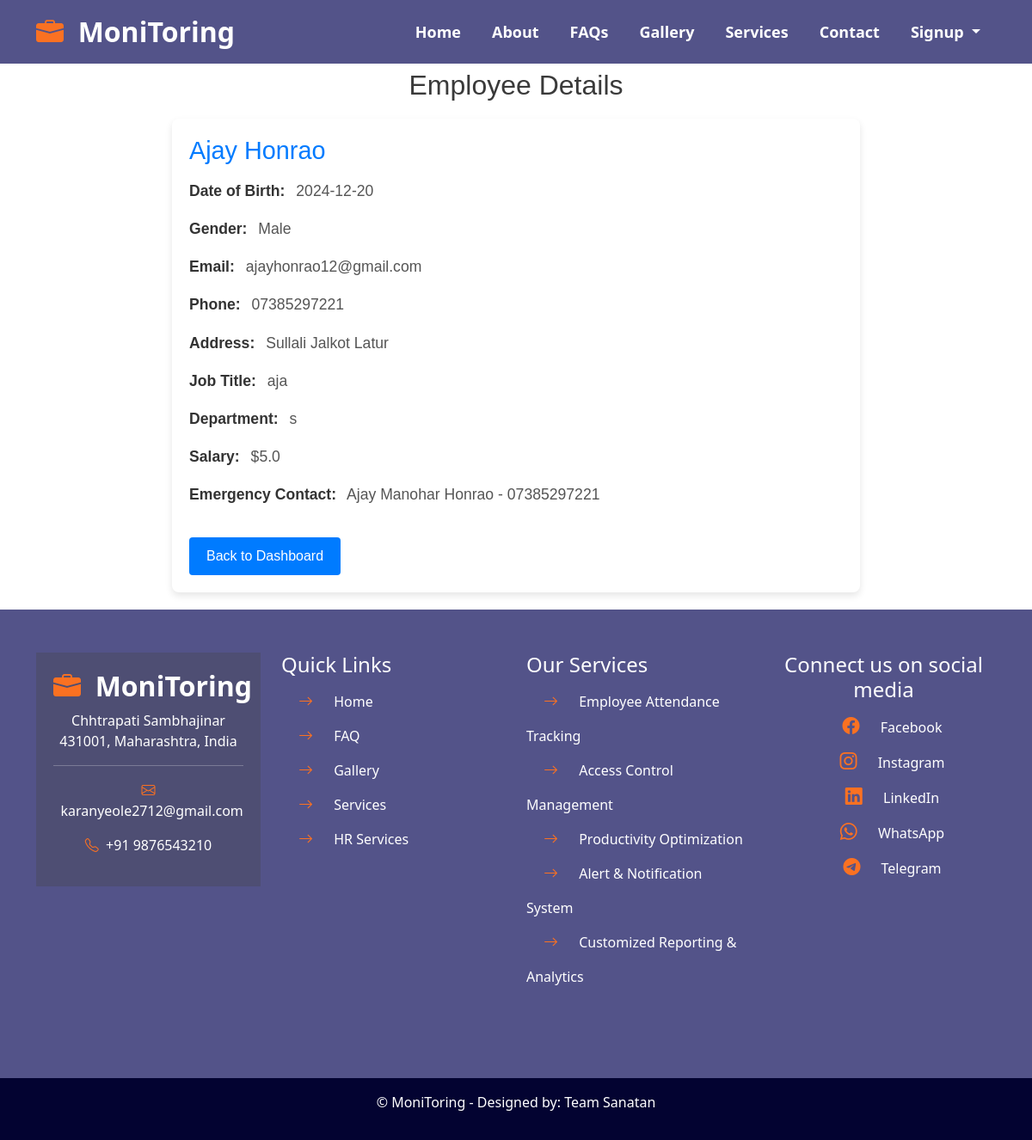
Page /employee/1 on the earlier database version.
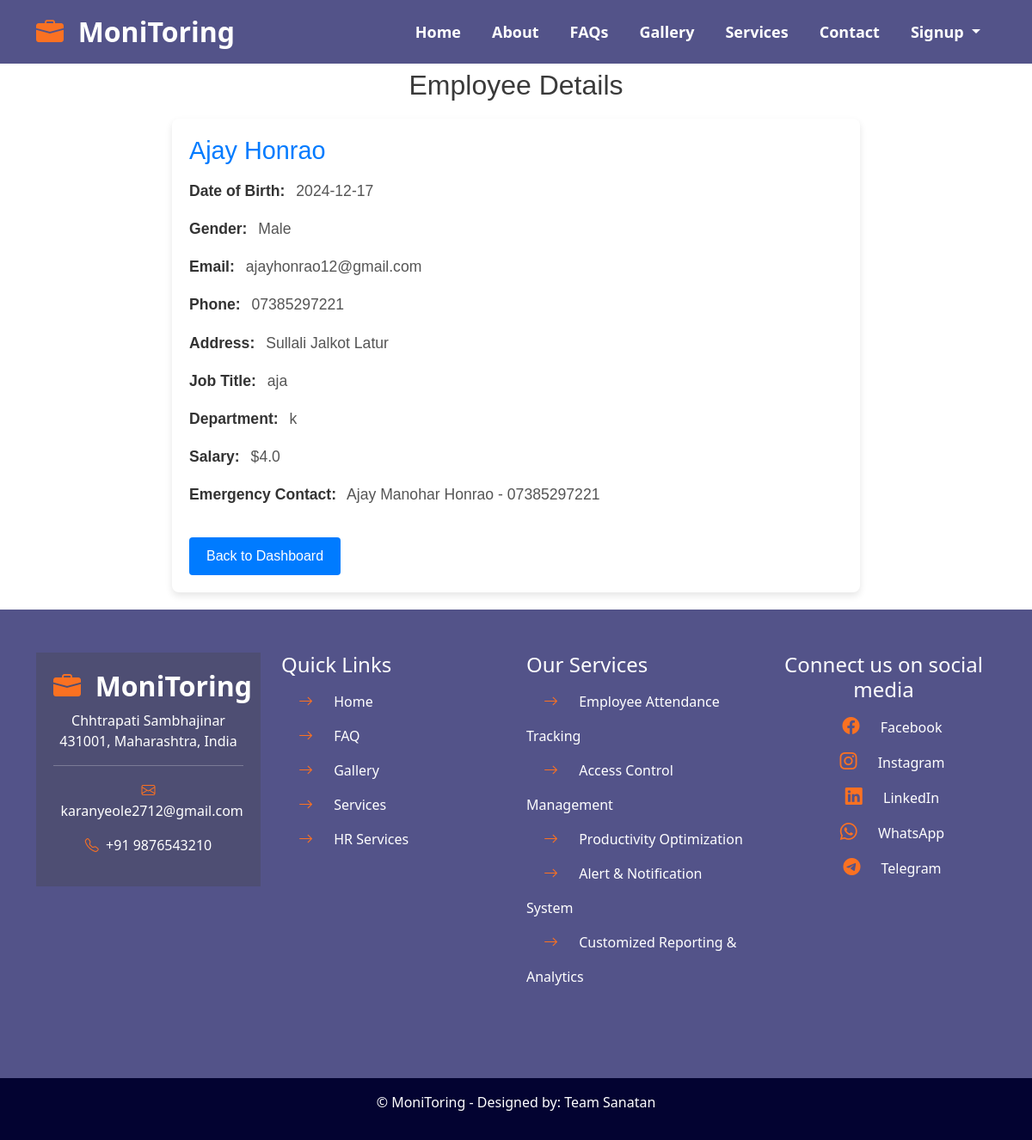
Same page on the later database version.
### tables this page shows
CREATE TABLE employees (
            id INTEGER PRIMARY KEY AUTOINCREMENT,
            first_name TEXT,
            last_name TEXT,
            dob TEXT,
            gender TEXT,
            email TEXT,
            phone TEXT,
            address TEXT,
            job_title TEXT,
            department TEXT,
            salary REAL,
            emergency_contact_name TEXT,
            emergency_contact_phone TEXT
        );

### app.py (the view)
@app.route('/employee/<int:employee_id>')
def view_employee(employee_id):
    conn = sqlite3.connect('employees.db')
    cursor = conn.cursor()
    cursor.execute("SELECT * FROM employees WHERE id = ?", (employee_id,))
    employee = cursor.fetchone()
    conn.close()
    if not employee:
        return "Employee not found", 404
    employee_data = {
        "first_name": employee[1],
        "last_name": employee[2],
        "dob": employee[3],
        "gender": employee[4],
        "email": employee[5],
        "phone": employee[6],
        "address": employee[7],
        "job_title": employee[8],
        "department": employee[9],
        "salary": employee[10],
        "emergency_contact_name": employee[11],
        "emergency_contact_phone": employee[12]
    }
    return render_template("employee_details.html", employee=employee_data)

### templates/employee_details.html (shortened to what this page needs)
{% include 'top.html' %}
<!DOCTYPE html>
<html lang="en">
<head>
</head>
<body>
    <div class="details-container">
        <h2 class="details-heading">Employee Details</h2>
        <div class="details-card">
            <div class="details-card-body">
                <h3>{{ employee.first_name }} {{ employee.last_name }}</h3>
                <p><strong>Date of Birth:</strong> {{ employee.dob }}</p>
                <p><strong>Gender:</strong> {{ employee.gender }}</p>
                <p><strong>Email:</strong> {{ employee.email }}</p>
                <p><strong>Phone:</strong> {{ employee.phone }}</p>
                <p><strong>Address:</strong> {{ employee.address }}</p>
                <p><strong>Job Title:</strong> {{ employee.job_title }}</p>
                <p><strong>Department:</strong> {{ employee.department }}</p>
                <p><strong>Salary:</strong> ${{ employee.salary }}</p>
                <p><strong>Emergency Contact:</strong> {{ employee.emergency_contact_name }} - {{ employee.emergency_contact_phone }}</p>
                <a href="{{ url_for('emp_services') }}" class="details-btn">Back to Dashboard</a>
            </div>
        </div>
    </div>
</body>
</html>
{% include 'bottom.html' %}

### templates/top.html (shortened to what this page needs)
<!DOCTYPE html>
<html lang="en">
<head>
    <link href="https://cdn.jsdelivr.net/npm/bootstrap@5.3.3/dist/css/bootstrap.min.css" rel="stylesheet">
    <link rel="stylesheet" href="https://cdn.jsdelivr.net/npm/bootstrap-icons@1.11.3/font/bootstrap-icons.min.css">
    <link rel="stylesheet" href="{{ url_for('static', filename='css/style.css') }}">
</head>
<body>
<nav class="navbar navbar-expand-lg navbar-dark fixed-top">
  <div class="container">
      <a class="navbar-brand" href="#"><i class="bi bi-briefcase-fill"></i>&nbsp;&nbsp;MoniToring</a>
      <div class="collapse navbar-collapse" id="navbarNav">
          <ul class="navbar-nav ms-auto">
              <li class="nav-item active">
                  <a class="nav-link active" aria-current="page" href="{{ url_for('index') }}">Home</a>
              </li>
              <li class="nav-item">
                  <a class="nav-link" href="{{ url_for('index') }}#about">About</a>
              </li>
              <li class="nav-item">
                  <a class="nav-link" href="{{ url_for('faq') }}">FAQs</a>
              </li>
              <li class="nav-item">
                  <a class="nav-link" href="{{ url_for('gallery') }}">Gallery</a>
              </li>
              <li class="nav-item">
                  <a class="nav-link" href="{{ url_for('services') }}" id="services-link">Services</a>
              </li>
              <li class="nav-item">
                  <a class="nav-link" href="{{ url_for('index') }}#contact">Contact</a>
              </li>
              <li class="nav-item dropdown">
                  <a class="nav-link dropdown-toggle" href="#" id="signupDropdown" role="button" data-bs-toggle="dropdown" aria-expanded="false">
                      Signup
                  </a>
              </li>
          </ul>
      </div>
  </div>
</nav>

### templates/bottom.html (shortened to what this page needs)
<section id="footer" class="footer">
  <div class="container">
    <div class="row">
      <div class="col-md-3">
        <div class="contactdetails text-center mb-5">
          <h4><a class="navbar-brand" href="#"><i class="bi bi-briefcase-fill"></i>&nbsp;&nbsp;MoniToring</a></h4>
          <p>Chhtrapati Sambhajinar 431001, Maharashtra, India </p>
          <hr>
          <p><a href="mailto:karanyeole2712@gmail.com" style="color: inherit;"><i class="bi bi-envelope"></i>&nbsp;&nbsp;karanyeole2712@gmail.com</a></p>
          <p><i class="bi bi-telephone"></i>&nbsp;&nbsp;+91 9876543210</p>
        </div>
      </div>
      <div class="col-md-3 col-6">
        <div class="quicklinks mb-5">
          <h4>Quick Links</h4>
          <ul>
            <li><a href="{{ url_for('index') }}"><i class="bi bi-arrow-right"></i> Home</a></li>
            <li><a href="{{ url_for('faq') }}"><i class="bi bi-arrow-right"></i> FAQ</a></li>
            <li><a href="{{ url_for('gallery') }}"><i class="bi bi-arrow-right"></i> Gallery</a></li>
            <li><a href="{{ url_for('services') }}"><i class="bi bi-arrow-right"></i> Services</a></li>
            <li><a href="{{ url_for('hr_services') }}"><i class="bi bi-arrow-right"></i> HR Services</a></li>
          </ul>
        </div>
      </div>
      <div class="col-md-3">
        <div class="footerservices mb-5">
          <h4>Our Services</h4>
          <ul>
            <li><i class="bi bi-arrow-right"></i> Employee Attendance Tracking</li>
            <li><i class="bi bi-arrow-right"></i> Access Control Management</li>
            <li><i class="bi bi-arrow-right"></i> Productivity Optimization</li>
            <li><i class="bi bi-arrow-right"></i> Alert & Notification System</li>
            <li><i class="bi bi-arrow-right"></i> Customized Reporting & Analytics</li>
          </ul>
        </div>
      </div>
      <div class="col-md-3 col-6 text-center">
        <div class="footersocial mb-5">
          <h4>Connect us on social media</h4>
          <ul>
            <li><a href="https://facebook.com/yourprofile" target="_blank" style="color: inherit;"><i class="bi bi-facebook"></i> Facebook</a></li>
            <li><a href="https://www.instagram.com/im_karan1818/?hl=en" target="_blank" style="color: inherit;"><i class="bi bi-instagram"></i> Instagram</a></li>
            <li><a href="https://www.linkedin.com/in/karan-yeole-5467b822a/" target="_blank" style="color: inherit;"><i class="bi bi-linkedin"></i> LinkedIn</a></li>
            <li><a href="https://wa.me/7020291464" target="_blank" style="color: inherit;"><i class="bi bi-whatsapp"></i> WhatsApp</a></li>
            <li><a href="https://telegram.me/workmonitor" target="_blank" style="color: inherit;"><i class="bi bi-telegram"></i> Telegram</a></li>
          </ul>
        </div>
      </div>
    </div>
  </div>
</section>
<div class="container-fluid">
<div class="row p-3 text-center copyright">
  <p class="text-white">&copy; MoniToring - Designed by: Team Sanatan</p>
</div>
</div>
</body>
</html>

### static/css/style.css (style rules this page uses)
.navbar { background-color: rgb(83, 83, 137); }
.nav-item { padding: 0px 10px; }
.navbar-brand { font-size: 32px; font-weight: 700; }
.navbar-brand i { color: #fa7122; font-size: 32px; font-weight: 700 !important; }
.nav-link { font-size: 18px; font-weight: 600; color: #fff; transition: color 0.3s; }
section { padding: 50px 0px; }
.about p, li { line-height: 30px; }
.footer { background-color: #535389; color: #fff; }
.contactdetails { background-color: #4e4e73; padding: 20px; text-align: center; }
.contactdetails i { color: #fa7122; }
.quicklinks ul { list-style-type: none; padding: 0px; }
.quicklinks li { font-size: 16px; line-height: 40px; }
.quicklinks i { color: #fa7122; padding: 20px; font-size: 17px; }
.footerservices ul { list-style-type: none; padding: 0px; }
.footerservices li { line-height: 40px; }
.footerservices i { color: #fa7122; padding: 20px; font-size: 17px; }
.footersocial ul { list-style-type: none; padding: 0px; }
.footersocial li { line-height: 40px; }
.footersocial i { color: #fa7122; font-size: 20px; padding: 20px; }
.copyright { background-color:#030331 ; }

### templates/employee_details.html (style rules this page uses)
.details-container { max-width: 800px; margin: 0 auto; padding-top: 80px; font-family: Arial, sans-serif; color: #333; }
.details-heading { font-size: 2em; color: #3a3a3a; text-align: center; margin-bottom: 20px; }
.details-card { background-color: #ffffff; border-radius: 8px; box-shadow: 0 4px 8px rgba(0, 0, 0, 0.1); padding: 20px; margin-bottom: 20px; transition: all 0.3s ease; }
.details-card-body { display: flex; flex-direction: column; align-items: flex-start; }
.details-card-body h3 { font-size: 1.8em; color: #007bff; margin-bottom: 15px; }
.details-card-body p { font-size: 1.1em; line-height: 1.6; color: #555; }
.details-card-body p strong { color: #333; margin-right: 8px; }
.details-btn { display: inline-block; padding: 10px 20px; margin-top: 20px; background-color: #007bff; color: #ffffff; text-decoration: none; border-radius: 4px; text-align: center; transition: background-color 0.3s ease; }

### templates/bottom.html (style rules this page uses)
#footer a { color: white; text-decoration: none; }

Differences in the rows shown:
changed employees "Ajay": dob "2024-12-20" → "2024-12-17"; department "s" → "k"; salary "5.0" → "4.0"
